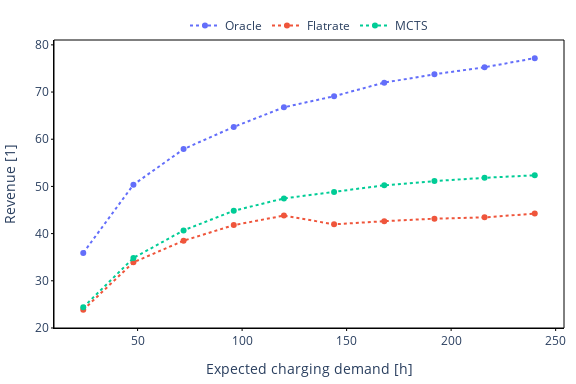

The code cell stored with this chart in its notebook:
### Code cell
fig = px.scatter(df_mean, x="expected_res", y = "r", color="runner")
fig.update_traces(mode='markers+lines', line=dict(dash="dot"))
fig.update_layout(
    width=576,  # 6 inches * 96 pixels/inch
    height=384,  # 4 inches * 96 pixels/inch (or adjust based on your needs)
    legend=dict(
        yanchor="bottom",  # Anchor the legend from the bottom
        y=1,  # Position the legend above the plot (y > 1)
        xanchor="center",  # Center the legend horizontally
        x=0.5,  # Center the legend (x = 0.5)
        orientation="h",  # Display the legend horizontally
        title=None,
    ),
    plot_bgcolor='rgba(0, 0, 0, 0)',  # Transparent background inside the plot
    paper_bgcolor='rgba(0, 0, 0, 0)',  # Transparent background outside the plot
    margin=dict(l=10, r=10, t=40, b=10),  # Adjust margins to make space for border
    xaxis=dict(
        showline=True,  # Show x-axis line
        linewidth=1,  # Set line width
        linecolor='black',  # Set line color
        # dash='dash',  # Make x-axis line dashed
        ticks='outside',  # Move ticks outside the plot
        ticklen=2,  # Length of the tick marks
        tickwidth=1,  # Width of the tick marks
        tickcolor='black',  # Color of the tick marks
        title="Expected charging demand [h]"
    ),
    yaxis=dict(
        showline=True,  # Show y-axis line
        linewidth=1,  # Set line width
        linecolor='black',  # Set line color
        # dash='dash',  # Make y-axis line dashed
        ticks='outside',  # Move ticks outside the plot
        ticklen=2,  # Length of the tick marks
        tickwidth=1,  # Width of the tick marks
        tickcolor='black',  # Color of the tick marks
        title="Revenue [1]"
    ),
    # Optional: Add border around the entire plot area
    shapes=[dict(
        type='rect',
        x0=0, y0=0, x1=1, y1=1,
        xref='paper', yref='paper',
        line=dict(color='black', width=1)
    )]
)
# save the figure as a static image
fig.write_image(FIGROOT/"revenue_vs_expected_res.pdf")
fig.show()

### Figure 1 — Plotly figure (JSON) as saved in the notebook; plotly's stock layout.template omitted (floating-point values rounded to 4 significant figures)
{"data": [{"hovertemplate": "runner=Oracle<br>expected_res=%{x}<br>r=%{y}<extra></extra>", "legendgroup": "Oracle", "marker": {"color": "#636efa", "symbol": "circle"}, "mode": "markers+lines", "name": "Oracle", "orientation": "v", "showlegend": true, "x": [24, 48, 72, 96, 120, 144, 168, 192, 216, 240], "xaxis": "x", "y": [35.91, 50.37, 57.91, 62.61, 66.77, 69.12, 71.99, 73.77, 75.25, 77.18], "yaxis": "y", "type": "scatter", "line": {"dash": "dot"}}, {"hovertemplate": "runner=Flatrate<br>expected_res=%{x}<br>r=%{y}<extra></extra>", "legendgroup": "Flatrate", "marker": {"color": "#EF553B", "symbol": "circle"}, "mode": "markers+lines", "name": "Flatrate", "orientation": "v", "showlegend": true, "x": [24, 48, 72, 96, 120, 144, 168, 192, 216, 240], "xaxis": "x", "y": [23.84, 33.91, 38.49, 41.8, 43.81, 41.97, 42.64, 43.16, 43.44, 44.23], "yaxis": "y", "type": "scatter", "line": {"dash": "dot"}}, {"hovertemplate": "runner=MCTS<br>expected_res=%{x}<br>r=%{y}<extra></extra>", "legendgroup": "MCTS", "marker": {"color": "#00cc96", "symbol": "circle"}, "mode": "markers+lines", "name": "MCTS", "orientation": "v", "showlegend": true, "x": [24, 48, 72, 96, 120, 144, 168, 192, 216, 240], "xaxis": "x", "y": [24.38, 34.83, 40.68, 44.84, 47.45, 48.8, 50.24, 51.12, 51.83, 52.36], "yaxis": "y", "type": "scatter", "line": {"dash": "dot"}}], "layout": {"xaxis": {"anchor": "y", "domain": [0.0, 1.0], "title": {"text": "Expected charging demand [h]"}, "showline": true, "linewidth": 1, "linecolor": "black", "ticks": "outside", "ticklen": 2, "tickwidth": 1, "tickcolor": "black"}, "yaxis": {"anchor": "x", "domain": [0.0, 1.0], "title": {"text": "Revenue [1]"}, "showline": true, "linewidth": 1, "linecolor": "black", "ticks": "outside", "ticklen": 2, "tickwidth": 1, "tickcolor": "black"}, "legend": {"title": {}, "tracegroupgap": 0, "yanchor": "bottom", "y": 1, "xanchor": "center", "x": 0.5, "orientation": "h"}, "margin": {"t": 40, "l": 10, "r": 10, "b": 10}, "width": 576, "height": 384, "plot_bgcolor": "rgba(0, 0, 0, 0)", "paper_bgcolor": "rgba(0, 0, 0, 0)", "shapes": [{"line": {"color": "black", "width": 1}, "type": "rect", "x0": 0, "x1": 1, "xref": "paper", "y0": 0, "y1": 1, "yref": "paper"}]}}
